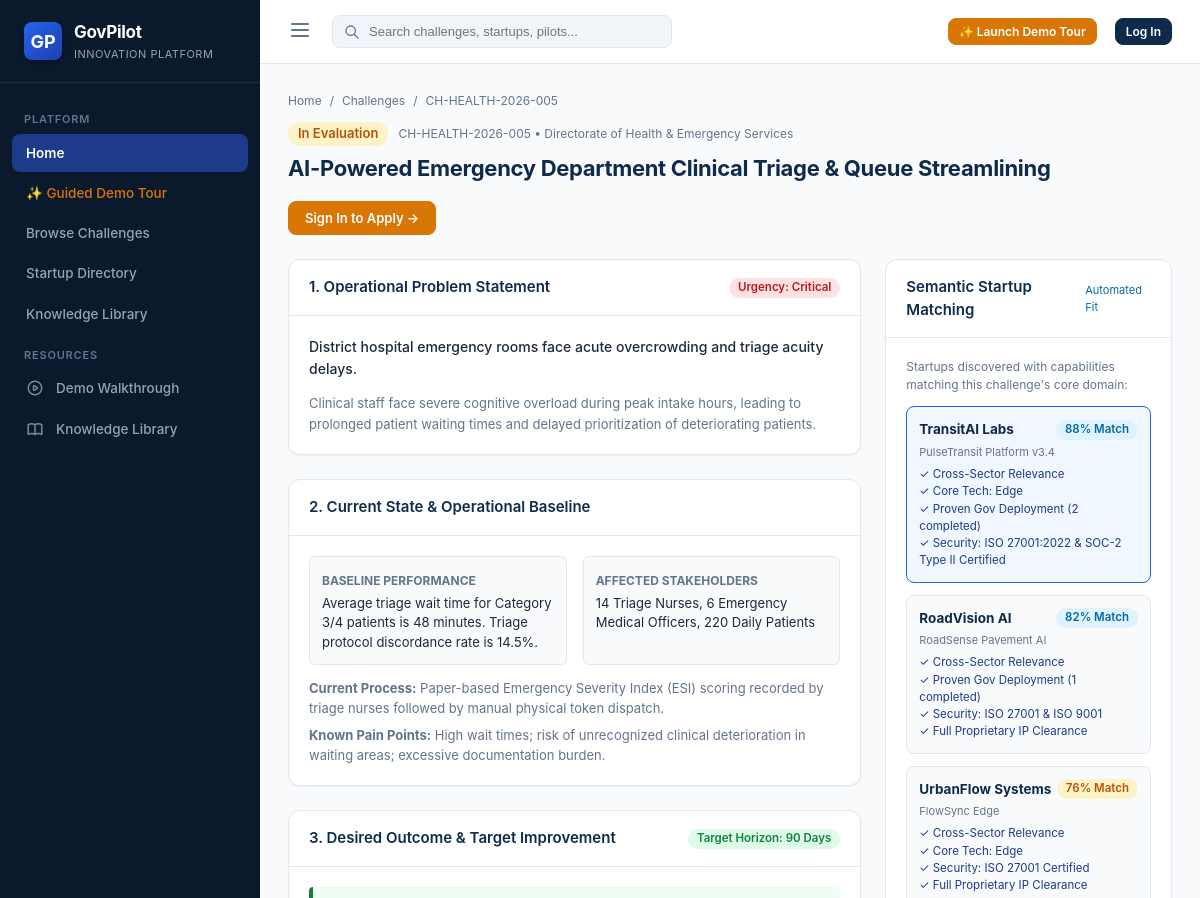
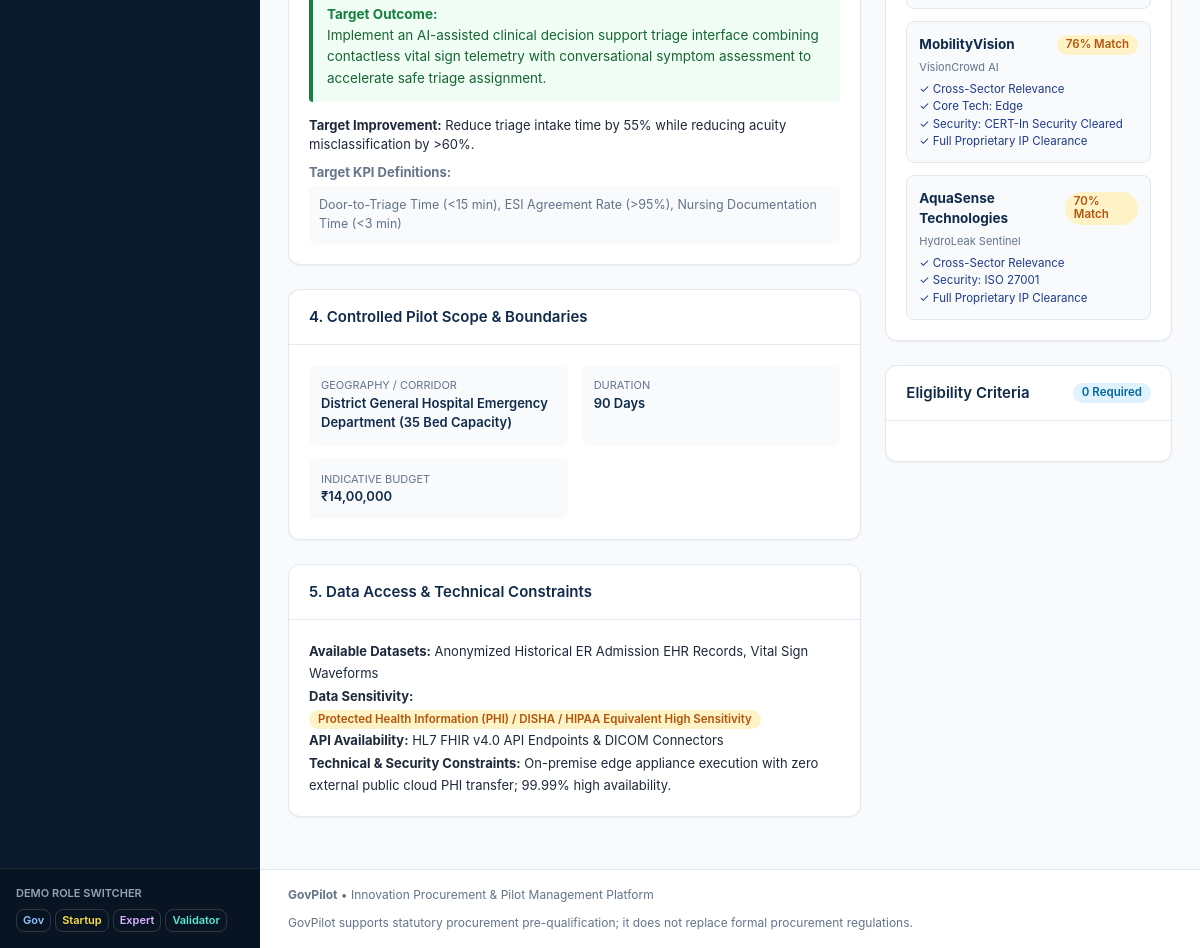
Page /challenges/5 on the committed database (2 pictures, top to bottom).
### models/challenge.py (models this page shows, shortened)
class Challenge(db.Model):
    __tablename__ = 'challenges'
    id = db.Column(db.Integer, primary_key=True)
    code = db.Column(db.String(50), unique=True, nullable=False) # e.g. "CH-TRANS-2026-001"
    title = db.Column(db.String(250), nullable=False)
    department_id = db.Column(db.Integer, db.ForeignKey('departments.id'), nullable=False)
    sector = db.Column(db.String(100), nullable=False)
    status = db.Column(db.String(50), default='draft') # 'draft', 'published', 'in_evaluation', 'pilot_active', 'completed', 'archived'
    problem_summary = db.Column(db.Text, nullable=False)
    problem_details = db.Column(db.Text)
    urgency_level = db.Column(db.String(50), default='High')
    baseline_summary = db.Column(db.Text)
    current_process = db.Column(db.Text)
    pain_points = db.Column(db.Text)
    affected_users = db.Column(db.String(250))
    expected_outcome = db.Column(db.Text, nullable=False)
    target_improvement = db.Column(db.String(250))
    target_kpis_summary = db.Column(db.Text)
    geography = db.Column(db.String(250))
    target_users_count = db.Column(db.String(100))
    test_facilities = db.Column(db.String(250))
    duration_days = db.Column(db.Integer, default=90)
    budget_indicative = db.Column(db.String(100), default='₹10,00,000')
    available_datasets = db.Column(db.Text)
    data_sensitivity = db.Column(db.String(100), default='Confidential / Anonymized Government Data')
    api_availability = db.Column(db.String(100), default='REST APIs Available with API Key')
    data_access_terms = db.Column(db.Text)
    technical_constraints = db.Column(db.Text)
    security_requirements = db.Column(db.Text)
    integration_requirements = db.Column(db.Text)
    evaluation_criteria_notes = db.Column(db.Text)
    success_thresholds = db.Column(db.Text)
    created_by_user_id = db.Column(db.Integer, db.ForeignKey('users.id'), nullable=True)
    created_at = db.Column(db.DateTime, default=datetime.utcnow)
    published_at = db.Column(db.DateTime, nullable=True)
    application_deadline = db.Column(db.DateTime, nullable=True)
    author = db.relationship('User', foreign_keys=[created_by_user_id])
    eligibility_requirements = db.relationship('EligibilityRequirement', backref='challenge', lazy=True, cascade='all, delete-orphan')
    applications = db.relationship('Application', backref='challenge', lazy=True)
    pilots = db.relationship('Pilot', backref='challenge', lazy=True)
    def get_status_badge_class(self):
        mapping = {
            'draft': 'badge-draft',
            'published': 'badge-published',
            'in_evaluation': 'badge-eval',
            'pilot_active': 'badge-pilot',
            'completed': 'badge-success',
            'archived': 'badge-secondary'
        }
        return mapping.get(self.status, 'badge-secondary')

### models/department.py (models this page shows, shortened)
class Department(db.Model):
    __tablename__ = 'departments'
    id = db.Column(db.Integer, primary_key=True)
    name = db.Column(db.String(150), unique=True, nullable=False)
    code = db.Column(db.String(20), unique=True, nullable=False)
    sector = db.Column(db.String(100), nullable=False) # Transport, Water, Infrastructure, Waste, Healthcare, Education, etc.
    description = db.Column(db.Text)
    contact_email = db.Column(db.String(120))
    jurisdiction = db.Column(db.String(120), default='State/Municipal')
    created_at = db.Column(db.DateTime, default=datetime.utcnow)
    challenges = db.relationship('Challenge', backref='department', lazy=True)
    pilots = db.relationship('Pilot', backref='department', lazy=True)

### models/startup.py (models this page shows, shortened)
class Startup(db.Model):
    __tablename__ = 'startups'
    id = db.Column(db.Integer, primary_key=True)
    name = db.Column(db.String(150), unique=True, nullable=False)
    legal_name = db.Column(db.String(200))
    registration_number = db.Column(db.String(100))
    startup_recognition_number = db.Column(db.String(100)) # e.g. DPIIT/Gov recognition
    founded_year = db.Column(db.Integer)
    headquarters = db.Column(db.String(150))
    website = db.Column(db.String(200))
    contact_email = db.Column(db.String(120))
    contact_phone = db.Column(db.String(50))
    founders = db.Column(db.Text)
    employee_count = db.Column(db.String(50), default='10-50')
    summary = db.Column(db.Text)
    sector = db.Column(db.String(100), default='Smart City / Transport')
    core_technology = db.Column(db.String(250)) # e.g. 'Computer Vision, Edge AI, IoT, Route Optimization'
    product_name = db.Column(db.String(150))
    product_description = db.Column(db.Text)
    architecture_overview = db.Column(db.Text)
    deployment_model = db.Column(db.String(100), default='Hybrid Cloud / On-Prem Edge')
    trl_level = db.Column(db.String(50), default='TRL 7 - System Prototype Demo') # Technology Readiness Level
    cybersecurity_certified = db.Column(db.Boolean, default=True)
    cybersecurity_standard = db.Column(db.String(100), default='ISO 27001 / SOC2 Type II')
    data_residency_compliant = db.Column(db.Boolean, default=True)
    ip_ownership_clear = db.Column(db.Boolean, default=True)
    ip_details = db.Column(db.Text)
    liability_insurance = db.Column(db.Boolean, default=True)
    capabilities = db.Column(db.Text, default='AI, Real-time Analytics, Municipal Integration')
    created_at = db.Column(db.DateTime, default=datetime.utcnow)
    updated_at = db.Column(db.DateTime, default=datetime.utcnow, onupdate=datetime.utcnow)
    deployments = db.relationship('StartupDeployment', backref='startup', lazy=True, cascade='all, delete-orphan')
    certifications = db.relationship('StartupCertification', backref='startup', lazy=True, cascade='all, delete-orphan')
    applications = db.relationship('Application', backref='startup', lazy=True)
    pilots = db.relationship('Pilot', backref='startup', lazy=True)
    def get_capabilities_list(self):
        if not self.capabilities:
            return []
        return [c.strip() for c in self.capabilities.split(',') if c.strip()]

### routes/challenge_routes.py (the view)
@challenge_bp.route('/challenges/<int:id>')
def view(id):
    challenge = Challenge.query.get_or_404(id)
    suggested_startups = match_startups_for_challenge(challenge=challenge)
    existing_application = None
    if current_user.is_authenticated and current_user.is_startup and current_user.startup:
        existing_application = Application.query.filter_by(challenge_id=challenge.id, startup_id=current_user.startup.id).first()
    return render_template(
        'challenges/view.html',
        challenge=challenge,
        suggested_startups=suggested_startups,
        existing_application=existing_application
    )

### templates/challenges/view.html (shortened to what this page needs)
{% extends "base.html" %}
{% block content %}
<div class="page-header">
  <div>
    <div class="breadcrumb-trail">
      <a href="{{ url_for('dashboard.index') }}">Home</a>
      <span>/</span>
      <a href="{{ url_for('challenge.index') }}">Challenges</a>
      <span>/</span>
      <span>{{ challenge.code }}</span>
    </div>
    <div style="display: flex; align-items: center; gap: 10px; margin-top: 4px;">
      <span class="badge {{ challenge.get_status_badge_class() }}" style="font-size: 13px; padding: 4px 10px;">{{ challenge.status.replace('_', ' ').title() }}</span>
      <span style="font-size: 12px; color: var(--text-muted);">{{ challenge.code }} • {{ challenge.department.name if challenge.department else 'Municipal Department' }}</span>
    </div>
    <h1 class="page-title" style="margin-top: 6px;">{{ challenge.title }}</h1>
  </div>
  <div style="display: flex; gap: 10px; flex-wrap: wrap;">
    {% if current_user.is_authenticated and current_user.is_startup %}
      {% if existing_application %}
        <a href="{{ url_for('application.view', id=existing_application.id) }}" class="btn btn-outline">
          ✓ View Your Submitted Proposal
        </a>
      {% else %}
        <a href="{{ url_for('application.apply', challenge_id=challenge.id) }}" class="btn btn-accent btn-lg">
          Apply for Pilot →
        </a>
      {% endif %}
    {% elif not current_user.is_authenticated %}
      <a href="{{ url_for('auth.login') }}" class="btn btn-accent">
        Sign In to Apply →
      </a>
    {% endif %}
  </div>
</div>
<div style="display: grid; grid-template-columns: 2fr 1fr; gap: 24px;">
  <div>
    <div class="gp-card">
      <div class="gp-card-header">
        <span class="gp-card-title">1. Operational Problem Statement</span>
        <span class="badge badge-danger">Urgency: {{ challenge.urgency_level }}</span>
      </div>
      <div class="gp-card-body">
        <p style="font-size: 14px; font-weight: 500; color: var(--text-main); margin-bottom: 12px; line-height: 1.6;">
          {{ challenge.problem_summary }}
        </p>
        {% if challenge.problem_details %}
        <div style="font-size: 13px; color: var(--text-muted); line-height: 1.6;">
          {{ challenge.problem_details }}
        </div>
        {% endif %}
      </div>
    </div>
    <div class="gp-card">
      <div class="gp-card-header">
        <span class="gp-card-title">2. Current State & Operational Baseline</span>
      </div>
      <div class="gp-card-body">
        <div style="display: grid; grid-template-columns: 1fr 1fr; gap: 16px; margin-bottom: 14px;">
          <div style="background: #f8fafc; padding: 12px; border-radius: 6px; border: 1px solid var(--border-color);">
            <strong style="font-size: 12px; color: var(--text-muted); text-transform: uppercase;">Baseline Performance</strong>
            <div style="font-size: 13px; margin-top: 4px;">{{ challenge.baseline_summary or 'Unquantified manual process.' }}</div>
          </div>
          <div style="background: #f8fafc; padding: 12px; border-radius: 6px; border: 1px solid var(--border-color);">
            <strong style="font-size: 12px; color: var(--text-muted); text-transform: uppercase;">Affected Stakeholders</strong>
            <div style="font-size: 13px; margin-top: 4px;">{{ challenge.affected_users or 'Departmental personnel & citizens' }}</div>
          </div>
        </div>
        {% if challenge.current_process %}
        <div style="font-size: 13px; color: var(--text-muted); margin-bottom: 8px;">
          <strong>Current Process:</strong> {{ challenge.current_process }}
        </div>
        {% endif %}
        {% if challenge.pain_points %}
        <div style="font-size: 13px; color: var(--text-muted);">
          <strong>Known Pain Points:</strong> {{ challenge.pain_points }}
        </div>
        {% endif %}
      </div>
    </div>
    <div class="gp-card">
      <div class="gp-card-header">
        <span class="gp-card-title">3. Desired Outcome & Target Improvement</span>
        <span class="badge badge-success">Target Horizon: {{ challenge.duration_days }} Days</span>
      </div>
      <div class="gp-card-body">
        <div style="background: #f0fdf4; border-left: 4px solid var(--success); padding: 14px; border-radius: 4px; margin-bottom: 14px;">
          <strong style="color: var(--success); font-size: 13.5px;">Target Outcome:</strong><br/>
          <span style="font-size: 13.5px; color: #166534; line-height: 1.5;">{{ challenge.expected_outcome }}</span>
        </div>
        {% if challenge.target_improvement %}
        <div style="font-size: 13px; margin-bottom: 8px;">
          <strong>Target Improvement:</strong> {{ challenge.target_improvement }}
        </div>
        {% endif %}
        {% if challenge.target_kpis_summary %}
        <div style="font-size: 13px; color: var(--text-muted);">
          <strong>Target KPI Definitions:</strong><br/>
          <pre style="background: #f8fafc; padding: 10px; border-radius: 6px; font-family: inherit; font-size: 12.5px; margin-top: 4px; white-space: pre-wrap;">{{ challenge.target_kpis_summary }}</pre>
        </div>
        {% endif %}
      </div>
    </div>
    <div class="gp-card">
      <div class="gp-card-header">
        <span class="gp-card-title">4. Controlled Pilot Scope & Boundaries</span>
      </div>
      <div class="gp-card-body">
        <div style="display: grid; grid-template-columns: repeat(auto-fit, minmax(180px, 1fr)); gap: 14px;">
          <div style="background: #f8fafc; padding: 12px; border-radius: 6px;">
            <div style="font-size: 11px; color: var(--text-muted); text-transform: uppercase;">Geography / Corridor</div>
            <div style="font-size: 13px; font-weight: 600; color: var(--primary);">{{ challenge.geography or 'Designated Municipal Zone' }}</div>
          </div>
          <div style="background: #f8fafc; padding: 12px; border-radius: 6px;">
            <div style="font-size: 11px; color: var(--text-muted); text-transform: uppercase;">Duration</div>
            <div style="font-size: 13px; font-weight: 600; color: var(--primary);">{{ challenge.duration_days }} Days</div>
          </div>
          <div style="background: #f8fafc; padding: 12px; border-radius: 6px;">
            <div style="font-size: 11px; color: var(--text-muted); text-transform: uppercase;">Indicative Budget</div>
            <div style="font-size: 13px; font-weight: 600; color: var(--primary);">{{ challenge.budget_indicative }}</div>
          </div>
        </div>
      </div>
    </div>
    <div class="gp-card">
      <div class="gp-card-header">
        <span class="gp-card-title">5. Data Access & Technical Constraints</span>
      </div>
      <div class="gp-card-body">
        <div style="font-size: 13px; line-height: 1.7;">
          <div><strong>Available Datasets:</strong> {{ challenge.available_datasets or 'Sample Anonymized Data' }}</div>
          <div><strong>Data Sensitivity:</strong> <span class="badge badge-warning">{{ challenge.data_sensitivity }}</span></div>
          <div><strong>API Availability:</strong> {{ challenge.api_availability or 'Standard REST / WebSockets' }}</div>
          <div><strong>Technical & Security Constraints:</strong> {{ challenge.technical_constraints or 'TLS 1.3 encryption, on-prem/hybrid compliance' }}</div>
        </div>
      </div>
    </div>
  </div>
  <div>
    <div class="gp-card">
      <div class="gp-card-header">
        <span class="gp-card-title">Semantic Startup Matching</span>
        <span style="font-size: 11px; color: var(--info);">Automated Fit</span>
      </div>
      <div class="gp-card-body">
        <div style="font-size: 12px; color: var(--text-muted); margin-bottom: 12px;">
          Startups discovered with capabilities matching this challenge's core domain:
        </div>
        <div style="display: flex; flex-direction: column; gap: 12px;">
          {% for match in suggested_startups %}
          <div style="background: #f8fafc; border: 1px solid var(--border-color); border-radius: 8px; padding: 12px; {% if match.is_top_match %}border-color: #2563eb; background: #f0f7ff;{% endif %}">
            <div style="display: flex; justify-content: space-between; align-items: center; margin-bottom: 4px;">
              <a href="{{ url_for('startup.passport', id=match.startup.id) }}" style="font-weight: 700; color: var(--primary); font-size: 13.5px;">
                {{ match.startup.name }}
              </a>
              <span class="badge {% if match.score >= 90 %}badge-success{% elif match.score >= 80 %}badge-info{% else %}badge-warning{% endif %}">
                {{ match.score }}% Match
              </span>
            </div>
            <div style="font-size: 11px; color: var(--text-muted); margin-bottom: 6px;">{{ match.startup.product_name or match.startup.core_technology }}</div>
            <div style="font-size: 11.5px; line-height: 1.5; color: #334155;">
              {% for r in match.reasons %}
              <div style="color: #1e3a8a;">✓ {{ r }}</div>
              {% endfor %}
            </div>
          </div>
          {% endfor %}
        </div>
      </div>
    </div>
    <div class="gp-card">
      <div class="gp-card-header">
        <span class="gp-card-title">Eligibility Criteria</span>
        <span class="badge badge-info">{{ challenge.eligibility_requirements|length }} Required</span>
      </div>
      <div class="gp-card-body">
      </div>
    </div>
  </div>
</div>
{% endblock %}

### rows in the picture
Challenge: code "CH-HEALTH-2026-005", status.replace "In Evaluation", title "AI-Powered Emergency Department Clinical Triage & Queue Streamlining", urgency_level "Critical", problem_summary "District hospital emergency rooms face acute overcrowding and triage acuity delays.", problem_details "Clinical staff face severe cognitive overload during peak intake hours, leading to prolonged patient waiting times and delayed prioritization of deteriorating patients.", baseline_summary "Average triage wait time for Category 3/4 patients is 48 minutes. Triage protocol discordance rate is 14.5%.", affected_users "14 Triage Nurses, 6 Emergency Medical Officers, 220 Daily Patients", current_process "Paper-based Emergency Severity Index (ESI) scoring recorded by triage nurses followed by manual physical token dispatch.", pain_points "High wait times; risk of unrecognized clinical deterioration in waiting areas; excessive documentation burden.", duration_days "90", expected_outcome "Implement an AI-assisted clinical decision support triage interface combining contactless vital sign telemetry with conversational symptom assessment to accelerate safe triage assignment.", target_improvement "Reduce triage intake time by 55% while reducing acuity misclassification by >60%.", target_kpis_summary "Door-to-Triage Time (<15 min), ESI Agreement Rate (>95%), Nursing Documentation Time (<3 min)", geography "District General Hospital Emergency Department (35 Bed Capacity)", budget_indicative "₹14,00,000", available_datasets "Anonymized Historical ER Admission EHR Records, Vital Sign Waveforms", data_sensitivity "Protected Health Information (PHI) / DISHA / HIPAA Equivalent High Sensitivity", api_availability "HL7 FHIR v4.0 API Endpoints & DICOM Connectors", technical_constraints "On-premise edge appliance execution with zero external public cloud PHI transfer; 99.99% high availability."
Department: department "Directorate of Health & Emergency Services"
Startup: startup.name "TransitAI Labs", startup "PulseTransit Platform v3.4"
Startup: startup.name "RoadVision AI", startup "RoadSense Pavement AI"
Startup: startup.name "UrbanFlow Systems", startup "FlowSync Edge"
Startup: startup.name "MobilityVision", startup "VisionCrowd AI"
Startup: startup.name "AquaSense Technologies", startup "HydroLeak Sentinel"

### other values in the picture
{{ match.score }} "88" "82" "76" "76" "70"
{{ r }} "Cross-Sector Relevance" "Core Tech: Edge" "Proven Gov Deployment (2 completed)" "Security: ISO 27001:2022 & SOC-2 Type II Certified" "Cross-Sector Relevance" "Proven Gov Deployment (1 completed)" "Security: ISO 27001 & ISO 9001" "Full Proprietary IP Clearance" "Cross-Sector Relevance" "Core Tech: Edge" "Security: ISO 27001 Certified" "Full Proprietary IP Clearance" "Cross-Sector Relevance" "Core Tech: Edge" "Security: CERT-In Security Cleared" "Full Proprietary IP Clearance" "Cross-Sector Relevance" "Security: ISO 27001" "Full Proprietary IP Clearance"
{{ challenge.eligibility_requirements|length }} "0"
